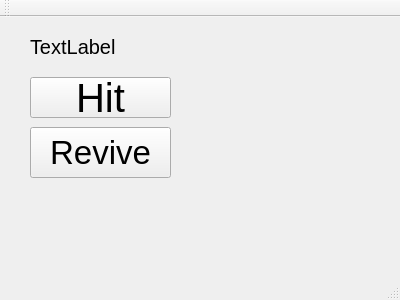
<?xml version="1.0" encoding="UTF-8"?>
<ui version="4.0">
 <class>MainWindow</class>
 <widget class="QMainWindow" name="MainWindow">
  <property name="geometry">
   <rect>
    <x>0</x>
    <y>0</y>
    <width>400</width>
    <height>300</height>
   </rect>
  </property>
  <property name="windowTitle">
   <string>MainWindow</string>
  </property>
  <widget class="QWidget" name="centralWidget">
   <widget class="QPushButton" name="hitButton">
    <property name="geometry">
     <rect>
      <x>30</x>
      <y>60</y>
      <width>141</width>
      <height>41</height>
     </rect>
    </property>
    <property name="font">
     <font>
      <pointsize>30</pointsize>
     </font>
    </property>
    <property name="text">
     <string>Hit</string>
    </property>
   </widget>
   <widget class="QPushButton" name="reviveButton">
    <property name="geometry">
     <rect>
      <x>30</x>
      <y>110</y>
      <width>141</width>
      <height>51</height>
     </rect>
    </property>
    <property name="font">
     <font>
      <pointsize>25</pointsize>
     </font>
    </property>
    <property name="text">
     <string>Revive</string>
    </property>
   </widget>
   <widget class="QLabel" name="dragonStatusLabel">
    <property name="geometry">
     <rect>
      <x>30</x>
      <y>9</y>
      <width>321</width>
      <height>41</height>
     </rect>
    </property>
    <property name="font">
     <font>
      <pointsize>15</pointsize>
     </font>
    </property>
    <property name="text">
     <string>TextLabel</string>
    </property>
   </widget>
  </widget>
  <widget class="QMenuBar" name="menuBar">
   <property name="geometry">
    <rect>
     <x>0</x>
     <y>0</y>
     <width>400</width>
     <height>17</height>
    </rect>
   </property>
  </widget>
  <widget class="QToolBar" name="mainToolBar">
   <attribute name="toolBarArea">
    <enum>TopToolBarArea</enum>
   </attribute>
   <attribute name="toolBarBreak">
    <bool>false</bool>
   </attribute>
  </widget>
  <widget class="QStatusBar" name="statusBar"/>
 </widget>
 <layoutdefault spacing="6" margin="11"/>
 <resources/>
 <connections/>
</ui>
